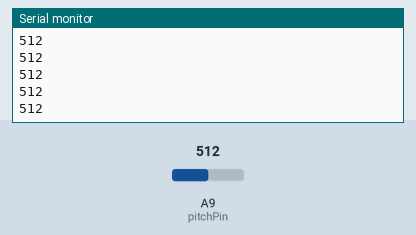
The sketch below on a simulated Arduino Mega 2560, built with avr-gcc and run on an emulated ATmega2560. On the bench: the last lines printed to the serial monitor. The test bench sets the inputs (shaded band); at power-on: A9 (pitchPin) = 512.

Above: at 1.2 s.
1.3 s: A9 (pitchPin) set to 716
At 2.3 s:
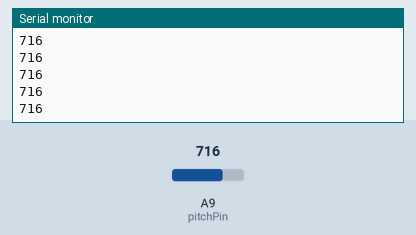
2.8 s: A9 (pitchPin) set to 900
At 3.3 s:
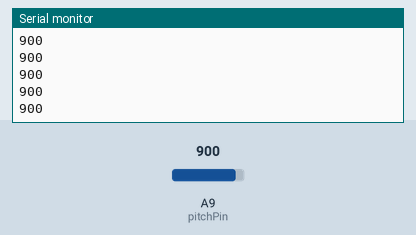
Timing chart, 0 to 5.8 s (numbered marks = the images above; inputs shaded):
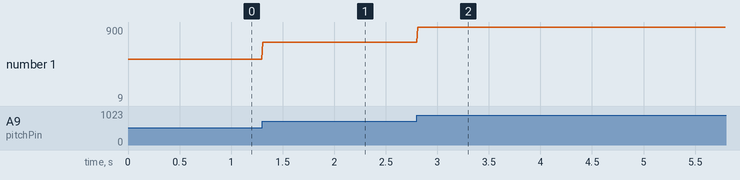

The sketch:

chelloTesting.ino
```cpp
#define pitchPin A9

void setup() {
  // put your setup code here, to run once:
  Serial.begin(9600);

  //pin mode setup
  pinMode(pitchPin, INPUT);
}

void loop() {
  // put your main code here, to run repeatedly:
  int resistanceReading = analogRead(pitchPin);
  Serial.println(resistanceReading);
  delay(10);
}
```

Measured:
- after the input at 1.3 s, the serial monitor: prints a new line at once (image 1)
- after the input at 2.8 s, the serial monitor: prints a new line at once (image 2)
- plotted number 1: 512 → 716 after the input at 1.3 s, 716 → 9 after the input at 2.8 s
